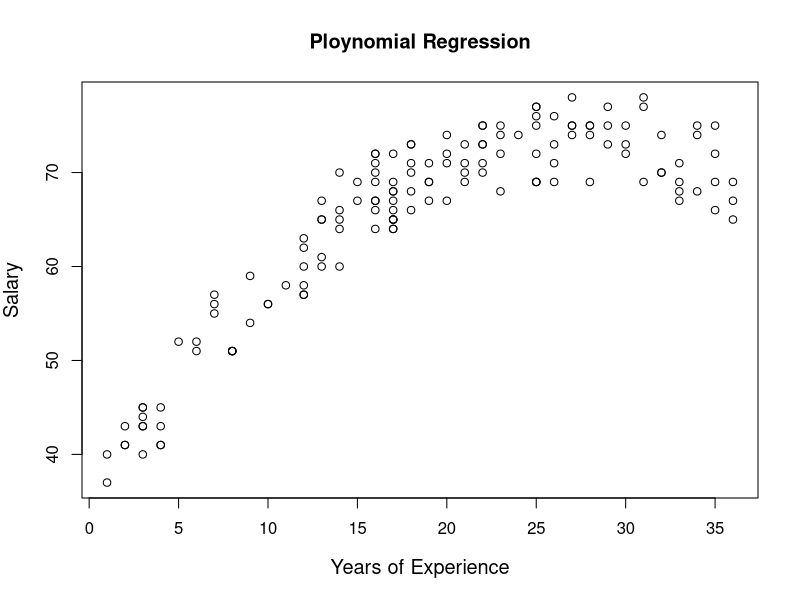
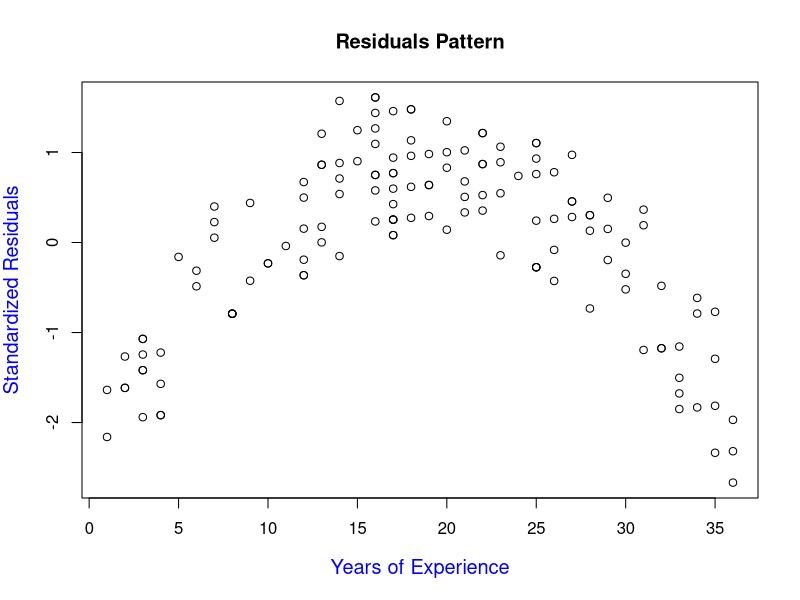
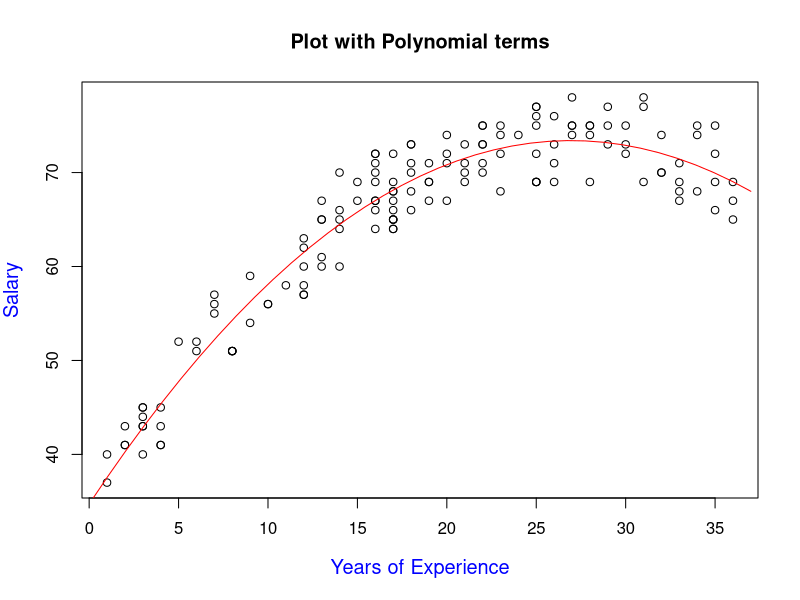
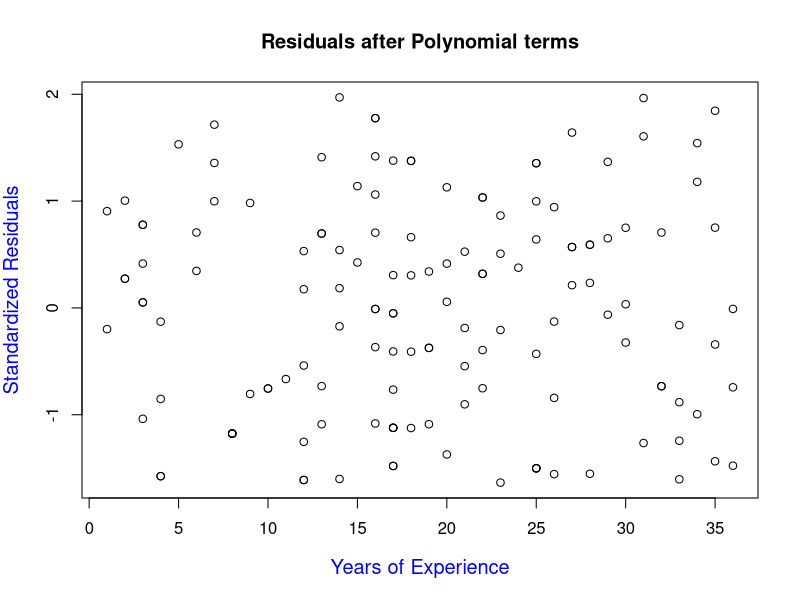
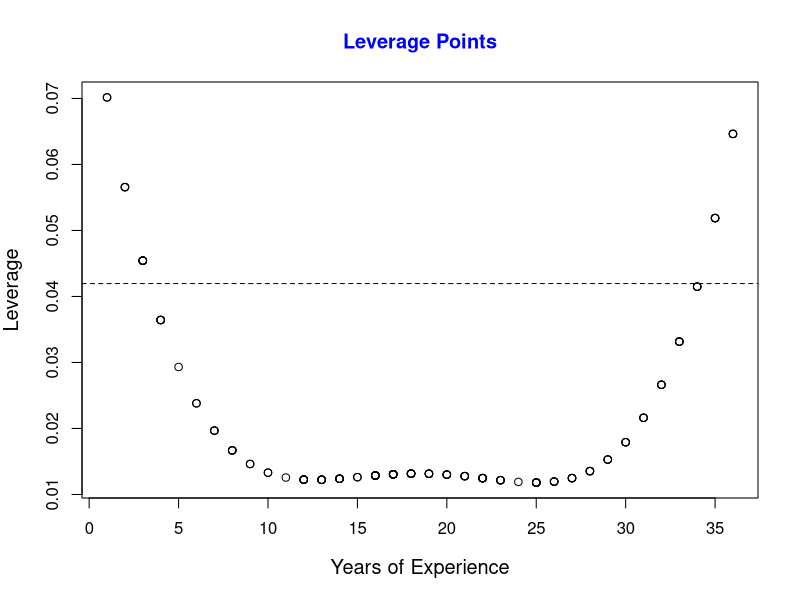
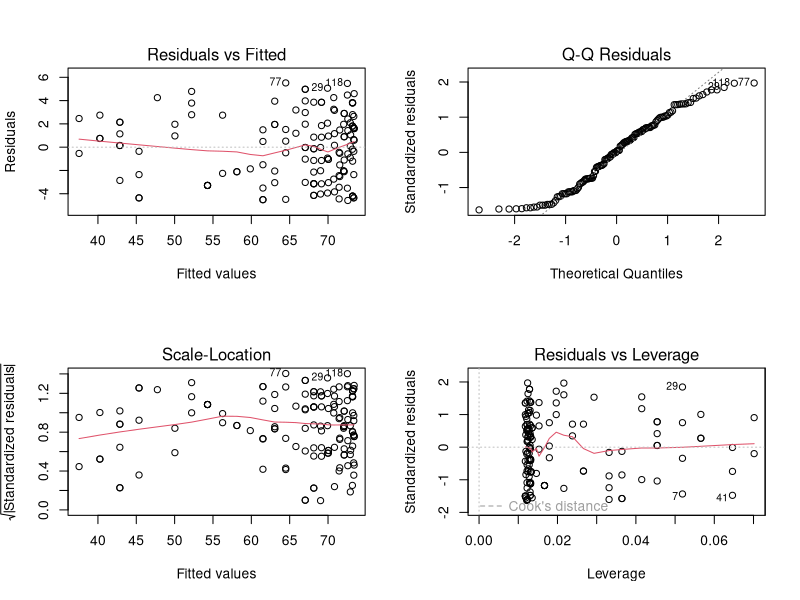
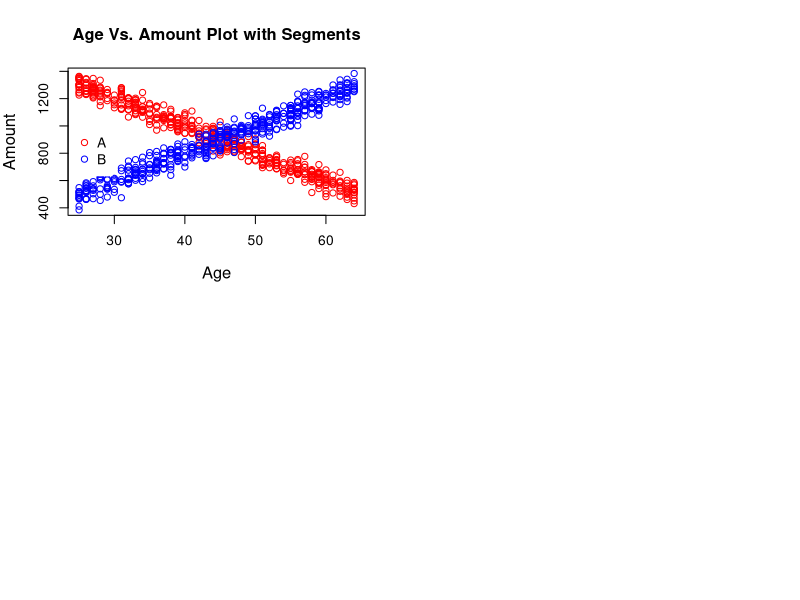

The R script that drew these images, in order:
## Multiple linear regression is an extension of simple linear regression.

## Product demand models
# demand depends on competitors' prices, advertising, demographics

## Multi-factor asset pricing models
# Fama-French three-factor model
# Uses three variables to describe the returns of a portfolio or stock


## Polynomial Regression
# Modeling salary from years of experience

profsalary <- read.table("profsalary.txt", header = TRUE)
attach(profsalary)
str(profsalary)

# 'data.frame':	143 obs. of  3 variables:
#   $ Case      : int  1 2 3 4 5 6 7 8 9 10 ...
# $ Salary    : int  71 69 73 69 65 75 66 66 67 69 ...
# $ Experience: int  26 19 22 17 13 25 35 16 16 16 ...

plot(Experience, Salary, xlab = "Years of Experience", main = "Ploynomial Regression", cex.lab = 1.2)
m1 <- lm(Salary ~ Experience) # SLR
leverage1 <- hatvalues(m1)
StanRes1 <- rstandard(m1)
ExperienceNew <- seq(0, 37, len = 37)
plot(Experience, StanRes1, xlab = "Years of Experience", ylab = "Standardized Residuals", main = "Residuals Pattern", cex.lab = 1.2, col.lab = "blue")


m2 <- lm(Salary ~ Experience + I(Experience^2))# Polynomial Regression
plot(Experience, Salary, xlab = "Years of Experience", cex.lab = 1.2, main = "Plot with Polynomial terms", col.lab = "blue")
ExperienceNew <- seq(0, 37, len = 37)
lines(ExperienceNew, predict(m2, newdata = data.frame(Experience = ExperienceNew)), col = "red")

StanRes2 <- rstandard(m2)
plot(Experience, StanRes2, xlab = "Years of Experience", ylab = "Standardized Residuals", main = "Residuals after Polynomial terms", cex.lab = 1.2, col.lab = "blue")
leverage2 <- hatvalues(m2)
plot(Experience, leverage2, xlab = "Years of Experience", ylab = "Leverage",  cex.lab = 1.2, main = "Leverage Points", col.main = "blue")
abline(h = 6/max(Case), lty = 2)

par(mfrow = c(2, 2))
plot(m2)



## Estimation in MLR

# Types of hypothesis tests
# Overall test
# Test for addition of a single variable
# Test for addition of a group of variables


qf(0.95, df1 = 4, df2 = 5)
pf(167.37, df1 = 1, df2 = 17, lower.tail = F)
# R Dataset, stackloss - Operational data of a plant for the oxidation of ammonia to nitric acid.
str(stackloss)

# 'data.frame':	21 obs. of  4 variables:
#   $ Air.Flow  : num  80 80 75 62 62 62 62 62 58 58 ...
# $ Water.Temp: num  27 27 25 24 22 23 24 24 23 18 ...
# $ Acid.Conc.: num  89 88 90 87 87 87 93 93 87 80 ...
# $ stack.loss: num  42 37 37 28 18 18 19 20 15 14 ...

anova(lm(stack.loss ~ Air.Flow + Water.Temp + Acid.Conc., data = stackloss))

# Analysis of Variance Table
# 
# Response: stack.loss
# Df  Sum Sq Mean Sq  F value    Pr(>F)    
# Air.Flow    1 1750.12 1750.12 166.3707 3.309e-10 ***
#   Water.Temp  1  130.32  130.32  12.3886  0.002629 ** 
#   Acid.Conc.  1    9.97    9.97   0.9473  0.344046    
# Residuals  17  178.83   10.52                       
# ---
#   Signif. codes:  0 '***' 0.001 '**' 0.01 '*' 0.05 '.' 0.1 ' ' 1


## R-squared Vs. Adj. R-sqaured

# Adding irrelevant predictor to the regression equation often increases R-square.
# The largest value of R-square will always occur when all the predictor variables are
# included, even if some don't significantly contribute to the model
# This can be completely misleading


## Generally it is better to look at adjusted R-sqaure rather than R-sqaure. 
# Adj. R-sqaured will penalize model that adds independent variables that do not fit the model


## Tests on invididual regression coefficients
# The F-test is always used first to test for the existence of a linear association Y between and any of the pX variables

summary(lm(stack.loss ~ Air.Flow + Water.Temp + Acid.Conc., data = stackloss))

# Call:
#   lm(formula = stack.loss ~ Air.Flow + Water.Temp + Acid.Conc., 
#      data = stackloss)
# 
# Residuals:
#   Min      1Q  Median      3Q     Max 
# -7.2377 -1.7117 -0.4551  2.3614  5.6978 
# 
# Coefficients:
#   Estimate Std. Error t value Pr(>|t|)    
# (Intercept) -39.9197    11.8960  -3.356  0.00375 ** 
#   Air.Flow      0.7156     0.1349   5.307  5.8e-05 ***
#   Water.Temp    1.2953     0.3680   3.520  0.00263 ** 
#   Acid.Conc.   -0.1521     0.1563  -0.973  0.34405    
# ---
#   Signif. codes:  0 '***' 0.001 '**' 0.01 '*' 0.05 '.' 0.1 ' ' 1
# 
# Residual standard error: 3.243 on 17 degrees of freedom
# Multiple R-squared:  0.9136,	Adjusted R-squared:  0.8983 
# F-statistic:  59.9 on 3 and 17 DF,  p-value: 3.016e-09


## Partial F-test for addition of variables

f.lm <- lm(stack.loss ~ Air.Flow + Water.Temp + Acid.Conc., data = stackloss)
r.lm <- lm(stack.loss ~ Air.Flow + Water.Temp, data = stackloss)
anova(r.lm, f.lm)

# Analysis of Variance Table
# 
# Model 1: stack.loss ~ Air.Flow + Water.Temp
# Model 2: stack.loss ~ Air.Flow + Water.Temp + Acid.Conc.
# Res.Df    RSS Df Sum of Sq      F Pr(>F)
# 1     18 188.79                           
# 2     17 178.83  1    9.9654 0.9473  0.344

# Addition of variable Acid.Conc. does not add significance to the model

r1.lm <- lm(stack.loss ~ Air.Flow, data = stackloss)
f1.lm <- lm(stack.loss ~ Air.Flow + Water.Temp, data = stackloss)
anova(r1.lm, f1.lm) # Extra SS

# Analysis of Variance Table
# 
# Model 1: stack.loss ~ Air.Flow
# Model 2: stack.loss ~ Air.Flow + Water.Temp
# Res.Df    RSS Df Sum of Sq      F   Pr(>F)   
# 1     19 319.12                                
# 2     18 188.80  1    130.32 12.425 0.002419 **
#   ---
#   Signif. codes:  0 '***' 0.001 '**' 0.01 '*' 0.05 '.' 0.1 ' ' 1

r2.lm <- lm(stack.loss ~ Water.Temp, data = stackloss)
anova(r2.lm, f1.lm)

# Analysis of Variance Table
# 
# Model 1: stack.loss ~ Water.Temp
# Model 2: stack.loss ~ Air.Flow + Water.Temp
# Res.Df    RSS Df Sum of Sq      F    Pr(>F)    
# 1     19 483.15                                  
# 2     18 188.80  1    294.36 28.064 4.898e-05 ***
#   ---
#   Signif. codes:  0 '***' 0.001 '**' 0.01 '*' 0.05 '.' 0.1 ' ' 1


## Analysis of Covariance - multiple regression analysis in which there is at least one quantitative and one categorical explanatory variable

travel <- read.table("travel.txt", header = TRUE)
str(travel)

# 'data.frame':	925 obs. of  4 variables:
#   $ Amount : int  997 997 951 649 1265 1059 837 924 852 963 ...
# $ Age    : int  44 43 41 59 25 38 46 42 48 39 ...
# $ Segment: Factor w/ 2 levels "A","C": 1 1 1 1 1 1 1 1 1 1 ...
# $ C      : int  0 0 0 0 0 0 0 0 0 0 ...

# SLR
slr <- lm(Amount ~ Age, data = travel)
summary(slr)

# Call:
#   lm(formula = Amount ~ Age, data = travel)
# 
# Residuals:
#   Min      1Q  Median      3Q     Max 
# -545.06 -199.03    6.34  198.74  497.39 
# 
# Coefficients:
#   Estimate Std. Error t value Pr(>|t|)    
# (Intercept) 957.9103    31.3056  30.599   <2e-16 ***
#   Age          -1.1140     0.6784  -1.642    0.101    
# ---
#   Signif. codes:  0 '***' 0.001 '**' 0.01 '*' 0.05 '.' 0.1 ' ' 1
# 
# Residual standard error: 237.7 on 923 degrees of freedom
# Multiple R-squared:  0.002913,	Adjusted R-squared:  0.001833 
# F-statistic: 2.697 on 1 and 923 DF,  p-value: 0.1009


plot(travel$Age, travel$Amount, xlab = "Age", ylab = "Amount", col = ifelse(travel$Segment ==
                                                                              "A", "red", "blue"), main = "Age Vs. Amount Plot with Segments", cex.lab = 1.2)
legend(24, 1000, pch = c(1, 1), col = c("red", "blue"), c("A", "B"), bty = "o", box.col = "white")


mlr1 <- lm(Amount ~ Age + Segment, data = travel)
summary(mlr1)

# Call:
#   lm(formula = Amount ~ Age + Segment, data = travel)
# 
# Residuals:
#   Min     1Q Median     3Q    Max 
# -538.1 -196.2    4.8  198.9  503.5 
# 
# Coefficients:
#   Estimate Std. Error t value Pr(>|t|)    
# (Intercept) 963.4254    32.0143  30.094   <2e-16 ***
#   Age          -1.0939     0.6789  -1.611    0.107    
# SegmentC    -12.9291    15.6455  -0.826    0.409    
# ---
#   Signif. codes:  0 '***' 0.001 '**' 0.01 '*' 0.05 '.' 0.1 ' ' 1
# 
# Residual standard error: 237.8 on 922 degrees of freedom
# Multiple R-squared:  0.003651,	Adjusted R-squared:  0.00149 
# F-statistic: 1.689 on 2 and 922 DF,  p-value: 0.1852


## Significant interaction btw variables

mlr2 <- lm(Amount ~ Age * Segment, data = travel)
summary(mlr2)

# Call:
#   lm(formula = Amount ~ Age * Segment, data = travel)
# 
# Residuals:
#   Min       1Q   Median       3Q      Max 
# -143.298  -30.541   -0.034   31.108  130.743 
# 
# Coefficients:
#   Estimate Std. Error t value Pr(>|t|)    
# (Intercept)   1814.5445     8.6011   211.0   <2e-16 ***
#   Age            -20.3175     0.1878  -108.2   <2e-16 ***
#   SegmentC     -1821.2337    12.5736  -144.8   <2e-16 ***
#   Age:SegmentC    40.4461     0.2724   148.5   <2e-16 ***
#   ---
#   Signif. codes:  0 '***' 0.001 '**' 0.01 '*' 0.05 '.' 0.1 ' ' 1
# 
# Residual standard error: 47.63 on 921 degrees of freedom
# Multiple R-squared:  0.9601,	Adjusted R-squared:  0.9599 
# F-statistic:  7379 on 3 and 921 DF,  p-value: < 2.2e-16

anova(slr, mlr2)

# Analysis of Variance Table
# 
# Model 1: Amount ~ Age
# Model 2: Amount ~ Age * Segment
# Res.Df      RSS Df Sum of Sq     F    Pr(>F)    
# 1    923 52158945                                 
# 2    921  2089377  2  50069568 11035 < 2.2e-16 ***
#   ---
#   Signif. codes:  0 '***' 0.001 '**' 0.01 '*' 0.05 '.' 0.1 ' ' 1

## END